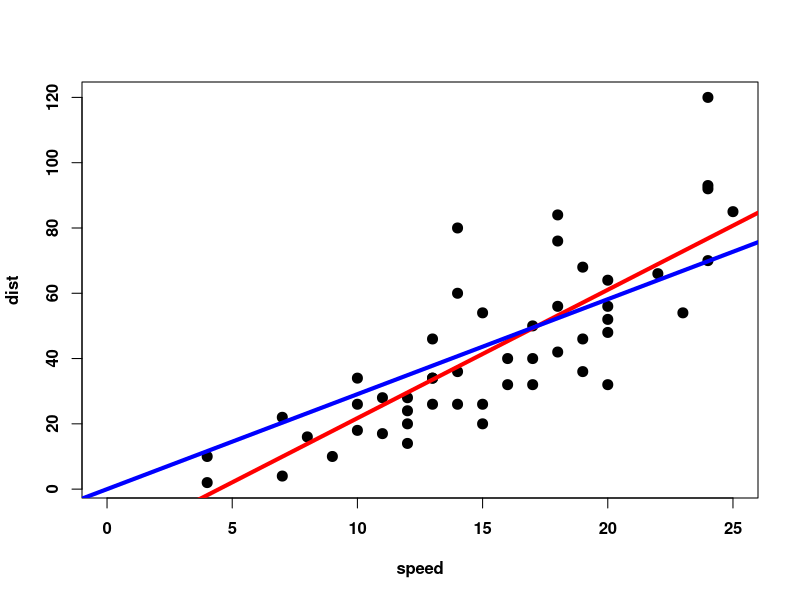
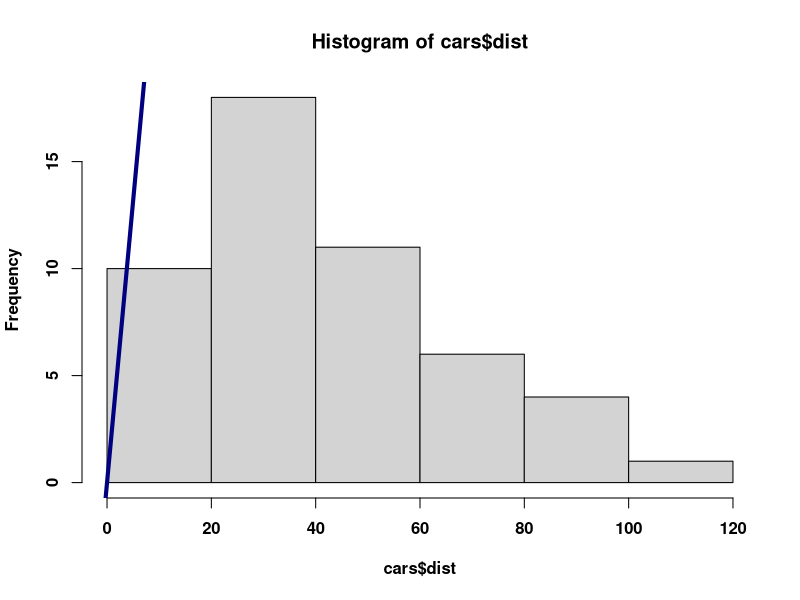
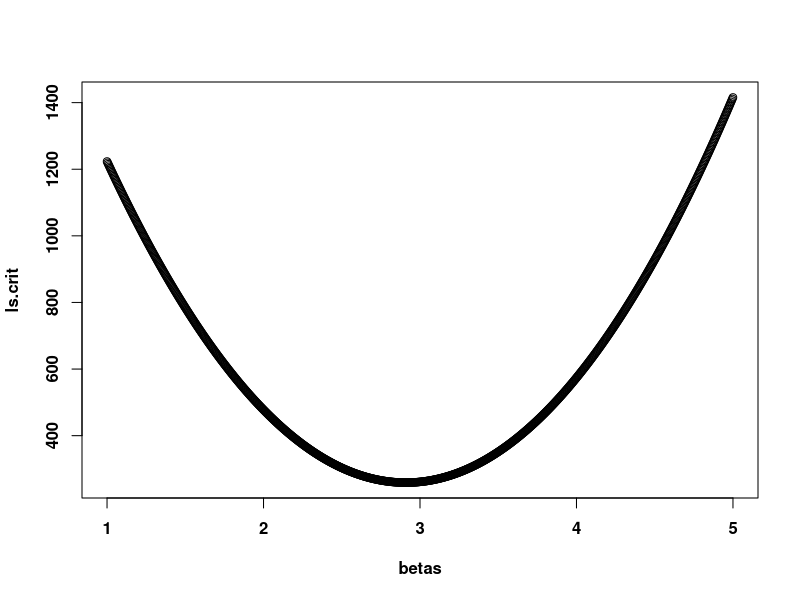

Write the R code that produced these figures, in order.
# Recall the 'cars' example:
par(font=2, font.axis=2, font.lab=2)
plot(cars, pch=20, cex=2, xlim=c(0,25))

# First model, simple linear regression:
# Y = beta_0 + beta_1*X + noise
fit1 = lm(dist~speed, data=cars)
abline(fit1, col='red', lwd=4)

# Second model with intercept=0, i.e.
# Y = beta*X + noise
fit2 = lm(dist~speed+0, data=cars)
abline(fit2, col='blue', lwd=4)

hist(cars$dist)
# suggests the normal distribution may not be
# appropriate to model Y...
# Try a different model/assumption:
# Third model:
fit3 = glm(dist~speed+0, data=cars, 
					family=Gamma(link="identity"))
abline(fit3, col='navy', lwd=4)
summary(fit3)

# Shape of the LS criterion:
L = 1000
betas = seq(1, 5, length=L)
ls.crit = numeric(L)
x = cars$speed
y =cars$dist
# evaluate the model at L=1000 values of beta:
for(i in 1:L){
	res = y-betas[i]*x
	ls.crit[i] = mean((res)^2)
}
plot(betas, ls.crit)
# minimum of this criterion:
min(ls.crit)
# argument of the minimum for this criterion:
betas[which.min(ls.crit)]

# another GLM example with more than one variable:
fit = glm(mpg~., data=mtcars)
summary(fit)
fit = glm(mpg~cyl+wt, data=mtcars)
summary(fit)

